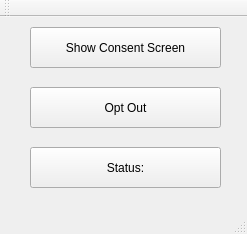
<?xml version="1.0" encoding="UTF-8"?>
<ui version="4.0">
 <class>MainWindow</class>
 <widget class="QMainWindow" name="MainWindow">
  <property name="geometry">
   <rect>
    <x>0</x>
    <y>0</y>
    <width>247</width>
    <height>234</height>
   </rect>
  </property>
  <property name="windowTitle">
   <string>MainWindow</string>
  </property>
  <widget class="QWidget" name="centralWidget">
   <widget class="QPushButton" name="pushButton">
    <property name="geometry">
     <rect>
      <x>30</x>
      <y>10</y>
      <width>191</width>
      <height>41</height>
     </rect>
    </property>
    <property name="text">
     <string>Show Consent Screen</string>
    </property>
   </widget>
   <widget class="QPushButton" name="pushButton_2">
    <property name="geometry">
     <rect>
      <x>30</x>
      <y>70</y>
      <width>191</width>
      <height>41</height>
     </rect>
    </property>
    <property name="text">
     <string>Opt Out</string>
    </property>
   </widget>
   <widget class="QPushButton" name="pushButton_3">
    <property name="geometry">
     <rect>
      <x>30</x>
      <y>130</y>
      <width>191</width>
      <height>41</height>
     </rect>
    </property>
    <property name="text">
     <string>Status:</string>
    </property>
   </widget>
  </widget>
  <widget class="QMenuBar" name="menuBar">
   <property name="geometry">
    <rect>
     <x>0</x>
     <y>0</y>
     <width>247</width>
     <height>20</height>
    </rect>
   </property>
  </widget>
  <widget class="QToolBar" name="mainToolBar">
   <attribute name="toolBarArea">
    <enum>TopToolBarArea</enum>
   </attribute>
   <attribute name="toolBarBreak">
    <bool>false</bool>
   </attribute>
  </widget>
  <widget class="QStatusBar" name="statusBar"/>
 </widget>
 <layoutdefault spacing="6" margin="11"/>
 <resources/>
 <connections/>
</ui>
